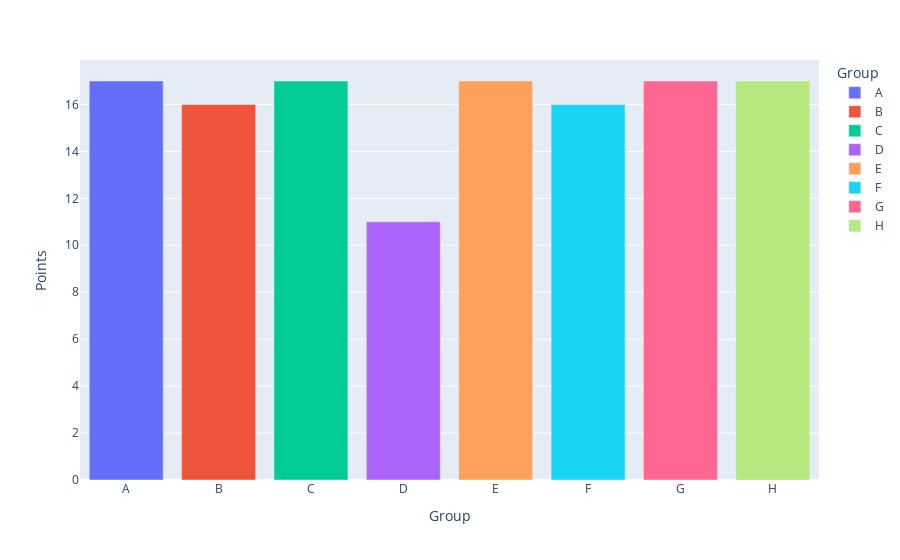

Notebook cell for this chart:
### Code cell
ax = tff['Points']
px.bar(ax,x=ax.index,y='Points',color=ax.index)

### Figure 1 — Plotly figure (JSON) as saved in the notebook; plotly's stock layout.template omitted (floating-point values rounded to 4 significant figures)
{"data": [{"alignmentgroup": "True", "hovertemplate": "Group=%{x}<br>Points=%{y}<extra></extra>", "legendgroup": "A", "marker": {"color": "#636efa", "pattern": {"shape": ""}}, "name": "A", "offsetgroup": "A", "orientation": "v", "showlegend": true, "textposition": "auto", "type": "bar", "x": ["A"], "xaxis": "x", "y": [17], "yaxis": "y"}, {"alignmentgroup": "True", "hovertemplate": "Group=%{x}<br>Points=%{y}<extra></extra>", "legendgroup": "B", "marker": {"color": "#EF553B", "pattern": {"shape": ""}}, "name": "B", "offsetgroup": "B", "orientation": "v", "showlegend": true, "textposition": "auto", "type": "bar", "x": ["B"], "xaxis": "x", "y": [16], "yaxis": "y"}, {"alignmentgroup": "True", "hovertemplate": "Group=%{x}<br>Points=%{y}<extra></extra>", "legendgroup": "C", "marker": {"color": "#00cc96", "pattern": {"shape": ""}}, "name": "C", "offsetgroup": "C", "orientation": "v", "showlegend": true, "textposition": "auto", "type": "bar", "x": ["C"], "xaxis": "x", "y": [17], "yaxis": "y"}, {"alignmentgroup": "True", "hovertemplate": "Group=%{x}<br>Points=%{y}<extra></extra>", "legendgroup": "D", "marker": {"color": "#ab63fa", "pattern": {"shape": ""}}, "name": "D", "offsetgroup": "D", "orientation": "v", "showlegend": true, "textposition": "auto", "type": "bar", "x": ["D"], "xaxis": "x", "y": [11], "yaxis": "y"}, {"alignmentgroup": "True", "hovertemplate": "Group=%{x}<br>Points=%{y}<extra></extra>", "legendgroup": "E", "marker": {"color": "#FFA15A", "pattern": {"shape": ""}}, "name": "E", "offsetgroup": "E", "orientation": "v", "showlegend": true, "textposition": "auto", "type": "bar", "x": ["E"], "xaxis": "x", "y": [17], "yaxis": "y"}, {"alignmentgroup": "True", "hovertemplate": "Group=%{x}<br>Points=%{y}<extra></extra>", "legendgroup": "F", "marker": {"color": "#19d3f3", "pattern": {"shape": ""}}, "name": "F", "offsetgroup": "F", "orientation": "v", "showlegend": true, "textposition": "auto", "type": "bar", "x": ["F"], "xaxis": "x", "y": [16], "yaxis": "y"}, {"alignmentgroup": "True", "hovertemplate": "Group=%{x}<br>Points=%{y}<extra></extra>", "legendgroup": "G", "marker": {"color": "#FF6692", "pattern": {"shape": ""}}, "name": "G", "offsetgroup": "G", "orientation": "v", "showlegend": true, "textposition": "auto", "type": "bar", "x": ["G"], "xaxis": "x", "y": [17], "yaxis": "y"}, {"alignmentgroup": "True", "hovertemplate": "Group=%{x}<br>Points=%{y}<extra></extra>", "legendgroup": "H", "marker": {"color": "#B6E880", "pattern": {"shape": ""}}, "name": "H", "offsetgroup": "H", "orientation": "v", "showlegend": true, "textposition": "auto", "type": "bar", "x": ["H"], "xaxis": "x", "y": [17], "yaxis": "y"}], "layout": {"barmode": "relative", "legend": {"title": {"text": "Group"}, "tracegroupgap": 0}, "margin": {"t": 60}, "xaxis": {"anchor": "y", "categoryarray": ["A", "B", "C", "D", "E", "F", "G", "H"], "categoryorder": "array", "domain": [0, 1], "title": {"text": "Group"}}, "yaxis": {"anchor": "x", "domain": [0, 1], "title": {"text": "Points"}}}}
